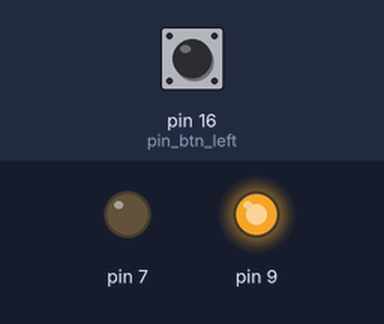
A sketch run on a simulated Arduino Uno, built with avr-gcc and run on an emulated ATmega328P. Parts: output pins drawn as LEDs (lit = HIGH). The test bench sets the inputs (shaded band); at power-on: pin 16 (pin_btn_left) HIGH. Pins used as bus, display or sensor lines are not drawn; what the sketch prints to the serial monitor is not drawn.

Above: at 1.2 s.
1.3 s: pin 16 (pin_btn_left) pulled LOW for 0.15 s
Timing chart, 0 to 4.3 s (numbered marks = the images above; inputs shaded):
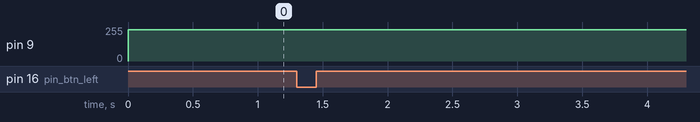

The sketch:

nescontroller.ino
```cpp
// (licence header left out)
// wukka
// Period of 300ms or 18 frames
// 5 on, 3 off
// 1000->500 84 STEP -3
// 500->1000 69 STEP 3
#include "config.h"
#include "video.h"
#include "nescontroller.h"

#ifdef BALLBLASTER_GAME
#error Please undefine BALLBLASTER_GAME in arduinocade/config.h
#endif

#ifndef u8
typedef unsigned char u8;
typedef unsigned char byte;
typedef unsigned short u16;
typedef unsigned short ushort;
typedef unsigned long u32;
#endif

#ifdef _use_gamepad_nes
 //NESpad nintendo = NESpad(pin_nes_strobe,pin_nes_clock,pin_nes_data);
 byte nes_state = 0;
 byte NESreadButtons(void);
 inline byte NESshiftin(void);
 inline void NESstrobe(void);
#endif

extern uint16_t v_underflow;

//#define FPS 60
#define FPS 60


#define HTILEOFFSET 2


class Nescontroller : public Game
{
    //byte _dotMap[32*24/8];      // TODO Bounds
    byte _dotMap[96];      // TODO Bounds
    ushort _dots;

    #define COLS 40
    VRowTiles _rows[4];
    uint8_t _buf[COLS*4];       // Could be trimmed down if need be

public:
    byte GetTile(int cx, int cy)
    {
        return pgm_read_byte(_map + cy*32 + cx);
    }


    virtual void init()
    {
        memset(_buf,1,sizeof(_buf));
        //  Init dots from rom
        byte* map = _dotMap;
        _dots = 0;
        memset(_dotMap,0,sizeof(_dotMap));
/*        for (int i = 0; i < 32*24; i++) {
            byte t = pgm_read_byte(_map + i);
            if (t == DOT || t == PILL) {
                map[i>>3] |= (0x80 >> (i&7));
                _dots++;
            }
        }*/
    }


    //
    virtual uint8_t get_tile(uint8_t x, uint8_t y)
    {
        if (x < HTILEOFFSET)
            return 1;
        x -= HTILEOFFSET;
       //     return ((x+y)& 1) + 1;

        int i = y*32+x;
        uint8_t t = pgm_read_byte(_map + i);
        /*if (t == DOT || t == PILL)
        {
            if (!(_dotMap[i >> 3] & (0x80 >> (i&7))))
                t = 1;
        }*/
        return t;
    }

//  Draw playfield by inserting 1 row at a time.
//  Rows are quad buffered

    virtual void step()
    {
     nes_state = NESreadButtons();
    }

    virtual void draw()
    {
        // Wait for blanking
        // Normally don't need to if stepping frame took long enough
        // Init tile line buffers
        for (uint8_t r = 0; r < 4; r++)
        {
            VRowTiles* row = _rows + r; // 4 bufs
            row->row.mode = VMODE_TILES;
            row->rom_font = _tiles;
            row->rom_font_count = sizeof(_tiles)/16;
            row->tiles = _buf + r*COLS;
            row->v_scroll = 0;
        }

        // Draw
        for (uint8_t r = 0; r < 24; r++)
        {
            VRowTiles* row = _rows + (r&3);             // 2 bufs
            while (video_queue_count() == 4)
              ;
            row->row.y = (r << 3) + 7;
            for (uint8_t x = 0; x < 32; x++)
            {
//              row->tiles[x] = 1; //esmeralda
                row->tiles[x] = get_tile(x,r);
            }

            row->tiles[32] = 0;


             if (r==12){
               if (nes_state & NES_UP)
                row->tiles[9] = 57;
             }
             else{
              if (r==13){
               if (nes_state & NES_LEFT)
                row->tiles[8] = 57;
               if (nes_state & NES_RIGHT)
                row->tiles[10] = 57;
              }
              else{
               if (r==14){
                if (nes_state & NES_DOWN)
                 row->tiles[9] = 57;
                if (nes_state & NES_SELECT)
                 row->tiles[13] = 57;
                if (nes_state & NES_START)
                 row->tiles[15] = 57;
                if (nes_state & NES_B)
                 row->tiles[18] = 57;
                if (nes_state & NES_A)
                 row->tiles[20] = 57;
               }
              }
             }

            // Patch special lines
/*            switch (r) {
                case 0:
//                    for (uint8_t x = 2; x < 10; x++)
//                        row->tiles[x] = _scoreStr[x-2];   // SCORE
                    break;
                case 13:
//                    if (_state == ReadyState)
//                        for (uint8_t x = 15; x < 21; x++)
//                            row->tiles[x] = x + 58-15;   // READY
                    break;
                case 23:
//                    for (uint8_t x = 0; x < 5; x++)
//                        row->tiles[x+3] = (x < _lives) ? 20:1;    // REMAINING LIVES
                    break;

            }*/
//            row->ram_font = sprite_draw(row->tiles,r);  // Render sprites for this row
            video_enqueue((VRow*)row);
        }

        // don't need to wait
    }

};

Nescontroller _nescontroller;
```

arduinocade.cpp
```cpp
// (licence header left out)
#include "config.h"

//==============================================================
//==============================================================

#ifdef _use_gamepad_nes
 inline void NESstrobe(void)
 {
  digitalWrite(pin_nes_strobe,HIGH);
  //delayMicroseconds(22); //12 ms in 28.6363 mhz = 1,78976875 = 21,477225 = 22 ms
  digitalWrite(pin_nes_strobe,LOW);
 }

 inline byte NESshiftin(void)
 {
  byte ret = digitalRead(pin_nes_data);
  //delayMicroseconds(22); //remove delay test
  digitalWrite(pin_nes_clock,HIGH);
  //delayMicroseconds(22);
  digitalWrite(pin_nes_clock,LOW);
  return ret;
 }

 byte NESreadButtons(void)
 {
  byte ret = 0;
  byte i;
  NESstrobe();
  for (i = 0; i < 8; i++) {
    ret |= NESshiftin() << i;
  }
  return ~ret;
 }
#endif

Game* _current_game = 0;
Game::Game()
{
    _current_game = this;
}

Game* current_game()   // TODO: Game member?
{
    return _current_game;
}

void setup()
{
   #ifdef _use_gamepad_atari
    pinMode(pin_btn_up,INPUT_PULLUP); //Joystick UP atari
    pinMode(pin_btn_down,INPUT_PULLUP); //Joystick DOWN atari
    pinMode(pin_btn_left,INPUT_PULLUP); //Joystick LEFT atari
    pinMode(pin_btn_right,INPUT_PULLUP); //Joystick RIGHT atari
    //pinMode(pin_btn_fire,INPUT_PULLUP); //Joystick FIRE atari
   #endif

   #ifdef _use_gamepad_nes
    pinMode(pin_nes_strobe,OUTPUT);
    pinMode(pin_nes_clock,OUTPUT);
    pinMode(pin_nes_data,INPUT_PULLUP);
    //NESstrobe();
   #endif

    _current_game->init();
    video_start();
}

//int _counter = 0;
void loop()
{
    _current_game->step();
    _current_game->draw();
    //_counter++;
}
```

ir_input.cpp
```cpp
// (licence header left out)
#include "config.h"

#ifdef _use_ir_original

uint8_t readKey();
void keyboardIREvent(uint8_t t, uint8_t v); // t is HSYNCH ticks, v is value

// IR Keyboard State
uint8_t _modifiers = 0;
uint8_t _keyDown = 0;
uint8_t _keyDownLast = 0;
uint8_t _keyUp = 0;

// shared
uint8_t _state = 0;
uint16_t _code = 0;

// maintain a real keystate
uint16_t _key16 = 0;
uint16_t _joy[2]= {0};
uint8_t _joy_timer[2] = {0};

extern uint8_t _dbg[4];  // Debug counters

//==========================================================
//==========================================================
// Crappy ebay remote
// NEC codes

PROGMEM
const uint8_t _remotez[] = {
    0xB2,0x2A,0x68, // power,source,mute
    0x32,0xA0,0x30, // record, up/ch+, timeshift
    0x50,0x02,0x78, // left/vol-,center/fullscreen,right/vol+
    0x48,0x40,0x38, // 0,down/ch-,recall
    0x90,0xB8,0xF8, // 1,2,3
    0xB0,0x98,0xD8, // 4,5,6
    0x88,0xA8,0xE8  // 7,8,9
};

//==========================================================
//==========================================================
// Apple remote NEC code

#ifdef APPLE_TV

// Silver apple remote, 7 Bit code
// should work with both silvers and white
#define APPLE_MENU 	0x40
#define APPLE_PLAY 	0x7A
#define APPLE_CENTER 	0x3A
#define APPLE_RIGHT 	0x60
#define APPLE_LEFT 	0x10
#define APPLE_UP 	0x50
#define APPLE_DOWN 	0x30

#define APPLE_RELEASE   0x20 // sent after menu and play?

//	generic repeat code
#define NEC_REPEAT	0xAAAA

/*
  9ms preamble ~142
  4.5ms 1 ~71 - start
  2.25ms ~35 - repeat

  32 bits
  0 – a 562.5µs/562.5µs   9ish wide
  1 – a 562.5µs/1.6875ms  27ish wide
*/

uint16_t* readJoy()
{
  if (_key16)
  {
    if (_key16 != NEC_REPEAT)
      _keyDown = (_key16 >> 8) & 0x7F;  // 7 bit code
    uint16_t k = 0;
    switch (_keyDown) {
        case APPLE_UP:     k = UP;     break;
        case APPLE_DOWN:   k = DOWN;   break;
        case APPLE_LEFT:   k = LEFT;   break;
        case APPLE_RIGHT:  k = RIGHT;  break;
        case APPLE_CENTER: k = FIRE;   break;
        case APPLE_MENU:   k = RESET;  break;
        case APPLE_PLAY:   k = SELECT; break;
    }
    _joy[0] = k;
    _joy_timer[0] = 8; // 108ms repeat period
    _key16 = 0;
  } else {
    // timeouts. In theory could support 2 remotes by rolling ID (play+menu)
    if (_joy_timer[0] && !--_joy_timer[0])
      _joy[0] = 0;
  }
  return _joy;
}

// NEC codes used by apple remote
void keyboardIREvent(uint8_t t, uint8_t v)
{
  if (!v) {
    if (t > 32)
      _state = 0;
  } else {
    if (t < 32)
    {
      _code <<= 1;
      if (t >= 12)
        _code |= 1;
      if (++_state == 32)
        _key16 = _code;    // Apple code in bits 14-8*
    } else {
       if (t > 32 && t < 40 && !_state)  // Repeat 2.25ms pulse 4.5ms start
          _key16 = NEC_REPEAT;
        _state = 0;
    }
  }
}

#endif

//==========================================================
//==========================================================
//  Atari Flashback 4 wireless controllers

#ifdef ATARI_FLASHBACK

// HSYNCH period is 44/315*455 or 63.55555..us
// 18 bit code 1.87khz clock
// 2.3ms zero preamble  // 36
// 0 is 0.27ms pulse    // 4
// 1 is 0.80ms pulse    // 13

// Keycodes...
// Leading bit is 1 for player 1 control..

#define PREAMBLE(_t) (_t >= 34 && _t <= 38)
#define SHORT(_t)    (_t >= 2 && _t <= 6)
#define LONG(_t)     (_t >= 11 && _t <= 15)

// Codes come in pairs 33ms apart
// Sequence repeats every 133ms
// bitmap is released if no code for 10 vbls (167ms) or 0x01 (p1) / 0x0F (p2)
// up to 12 button bits, 4 bits of csum/p1/p2 indication

// readJoy called 1 every loop ~60Hz
uint16_t* readJoy()
{
  uint8_t k = 0;
  if (_key16)
  {
    uint16_t m = _key16 >> 4;        // 12 bits of buttons
    uint8_t csum = _key16 & 0xF;     // csum+1 for p1, csum-1 for p2
    uint8_t s = m + (m >> 4) + (m >> 8);
    if (((s+1) & 0xF) == csum)
    {
      _joy[0] = m;
      _joy_timer[0] = 10;
    } else if (((s-1) & 0xF) == csum) {
      _joy[1] = m;
      _joy_timer[1] = 10;
    } //else bad checksum
    _key16 = 0;
  } else {
    // timeouts
    if (_joy_timer[0] && !--_joy_timer[0])
      _joy[0] = 0;
    if (_joy_timer[1] && !--_joy_timer[1])
      _joy[1] = 0;
  }
  return _joy;
}

void keyboardIREvent(uint8_t t, uint8_t v)
{
  if (_state == 0)
  {
    if (PREAMBLE(t) && (v == 0))  // long 0, rising edge of start bit
    {
      _state = 1;
    }
  }
  else
  {
    if (v)
    {
      _code <<= 1;
      if (LONG(t))
      {
        _code |= 1;
      }
      else if (!SHORT(t))
      {
        _state = 0;  // framing error
        return;
      }

      if (++_state == 19)
      {
        _key16 = _code;
        _state = 0;
      }
    }
    else
    {
      if (!SHORT(t))
        _state = 0;  // Framing err
    }
  }
}

#endif


//==========================================================
//==========================================================
// RETCON controllers
// 75ms keyboard repeat
// Preamble is 0.80ms low, 0.5 high
// Low: 0.57ms=0,0.27,s=1, high 0.37
// 16 bits
// Preamble = 800,500/63.55555 ~ 12.6,7.87
// LOW0 = 8.97
// LOW1 = 4.25
// HIGH = 5.82

#ifdef RETCON

// number of 63.55555 cycles per bit
#define PREAMBLE_L(_t) (_t >= 12 && _t <= 14) // 12/13/14 preamble
#define PREAMBLE_H(_t) (_t >= 6 && _t <= 10)  // 8
#define LOW_0(_t)     (_t >= 8 && _t <= 10)   // 8/9/10
#define LOW_1(_t)     (_t >= 4 && _t <= 6)    // 4/5/6

__attribute__((section(".progmem.data")))
const uint16_t _jmap[] = {
  0x0400, UP,
  0x0200, DOWN,
  0x0100, LEFT,
  0x0080, RIGHT,

  0x1000, SELECT,
  0x0800, RESET, // menu

  0x0020, FIRE_X,
  0x0040, FIRE_Y,
  0x0002, FIRE_Z,

  0x2000, FIRE_A,
  0x4000, FIRE_B,
  0x0008, FIRE_C,
};

uint16_t* readJoy()
{
  if (_key16)
  {
    uint16_t m = 0;
    const uint16_t* jmap = _jmap;
    int16_t i = 12;
    while (i--)
    {
      if (pgm_read_word(jmap) & _key16)
         m |= pgm_read_word(jmap+1);
      jmap += 2;
    }
    _key16 = 0;
    if (_key16 & 0x8000)  // p2
    {
      _joy[1] = m;
      _joy_timer[1] = 6;
    } else {
      _joy[0] = m;
      _joy_timer[0] = 6;
    }
  } else {
    // timeouts
    if (_joy_timer[0] && !--_joy_timer[0])
      _joy[0] = 0;
    if (_joy_timer[1] && !--_joy_timer[1])
      _joy[1] = 0;
  }
  return _joy;
}

void keyboardIREvent(uint8_t t, uint8_t v)
{
  if (_state == 0)
  {
    if (v == 0)  {   // start bit
      if (PREAMBLE_L(t))
        _state = 1;
      else
         _dbg[0]++;  // framing error
    }
  }
  else
  {
    if (!v)
    {
      _code <<= 1;
      if (LOW_1(t))
        _code |= 1;
      if (_state++ == 16)
      {
        _key16 = _code;
        _dbg[1]++;  // count (repeat rate)
        _dbg[2] = _code >> 8;
        _dbg[3] = _code;
        _state = 0;
      }
    }
  }
}

#endif


//==========================================================
//==========================================================
//  Webtv keyboard
#if WEBTV_KEYBOARD

#define BAUDB   12  // Width of uart bit in HSYNCH
#define PREAMBLE(_t) (_t >= 36 && _t <= 40)   // 3.25 baud
#define SHORTBIT(_t) (_t >= 9 && _t <= 13)     // 1.5ms ish

#define MAX_KEY_REPEAT 8         // ~130ms in vbi
extern uint8_t v_vbicountdown;   // Some of these keyboards seem to have a very fast key repeat

// missing some keys, plenty for zork
__attribute__((section(".progmem.data")))
const prog_char _keymap[]  =
{
  // keys
  0x00,0x00,0x62,0x00,0x00,0x1D,0x00,0x00,0x00,0x1E,0x00,0x2F,0x00,0x1F,0x20,0x6E,
  0x60,0x00,0x35,0x00,0x00,0x00,0x00,0x3D,0x00,0x00,0x00,0x2D,0x00,0x00,0x00,0x36,
  0x00,0x00,0x76,0x2E,0x63,0x00,0x00,0x2C,0x78,0x00,0x00,0x00,0x7A,0x00,0x0A,0x6D,
  0x00,0x00,0x66,0x6C,0x64,0x00,0x00,0x6B,0x73,0x00,0x00,0x3B,0x61,0x00,0x5C,0x6A,
  0x00,0x00,0x74,0x00,0x00,0x00,0x00,0x5D,0x00,0x00,0x00,0x5B,0x09,0x00,0x08,0x79,
  0x00,0x00,0x34,0x39,0x33,0x00,0x00,0x38,0x32,0x00,0x00,0x30,0x31,0x00,0x00,0x37,
  0x00,0x00,0x67,0x00,0x00,0x00,0x00,0x00,0x00,0x1C,0x00,0x27,0x00,0x00,0x00,0x68,
  0x00,0x00,0x72,0x6F,0x65,0x00,0x00,0x69,0x77,0x00,0x00,0x70,0x71,0x00,0x00,0x75,
  // shifted
  0x00,0x00,0x42,0x00,0x00,0x1D,0x00,0x00,0x00,0x1E,0x00,0x3F,0x00,0x1F,0x20,0x4E,
  0x7E,0x00,0x25,0x00,0x00,0x00,0x00,0x2B,0x00,0x00,0x00,0x5F,0x00,0x00,0x00,0x5E,
  0x00,0x00,0x56,0x3E,0x43,0x00,0x00,0x3C,0x58,0x00,0x00,0x00,0x5A,0x00,0x0A,0x4D,
  0x00,0x00,0x46,0x4C,0x44,0x00,0x00,0x4B,0x53,0x00,0x00,0x3A,0x41,0x00,0x7C,0x4A,
  0x00,0x00,0x54,0x00,0x00,0x00,0x00,0x7D,0x00,0x00,0x00,0x7B,0x09,0x00,0x08,0x59,
  0x00,0x00,0x24,0x28,0x23,0x00,0x00,0x2A,0x40,0x00,0x00,0x29,0x21,0x00,0x00,0x26,
  0x00,0x00,0x47,0x00,0x00,0x00,0x00,0x00,0x00,0x1C,0x00,0x22,0x00,0x00,0x00,0x48,
  0x00,0x00,0x52,0x4F,0x45,0x00,0x00,0x49,0x57,0x00,0x00,0x50,0x51,0x00,0x00,0x55,
};

#define KEYDOWN     0x4A
#define KEYUP       0x5E
#define SHIFT_LEFT  0x8C
#define SHIFT_RIGHT 0x4C

//
uint8_t ps2_read_key();

uint8_t readKey()
{
  uint8_t k;
  k = ps2_read_key();
  if (k)
    return k;

  k = _keyUp;
  if (k) {
    _keyUp = 0;
    switch (k) {
      case SHIFT_LEFT:
      case SHIFT_RIGHT:
        _modifiers &= ~0x80;
        break;
    }
  }

  k = _keyDown;
  if (k)
  {
    _keyDown = 0;
    _keyDownLast = k;
    switch (k) {
      case SHIFT_LEFT:
      case SHIFT_RIGHT:
        _modifiers |= 0x80;
        return 0;
    }
    // Check Parity
    uint8_t c;
    uint8_t v = k;
    for (c = 0; v; c++)
      v &= v-1;
    if (c & 1)
    {
      k = pgm_read_byte(_keymap + _modifiers + (((uint8_t)k) >> 1));
      return k;
    }
  }
  return 0;
}

// WebTV UART like keyboard protocol
// 3.25 bit 0 start preamble the 19 bits
// 10 bit code for keyup,keydown, all keys released etc
// 8 bit keycode
// parity bit.
void keyboardIREvent(uint8_t t, uint8_t v)
{
  if (_state == 0)
  {
    if (PREAMBLE(t) && (v == 0))  // long 0, rising edge of start bit
      _state = 1;
  }
  else if (_state == 1)
  {
    _state = (SHORTBIT(t) && (v == 1)) ? 2 : 0;
  }
  else
  {
      t += BAUDB>>1;
      uint8_t bits = _state-2;
      while ((t > BAUDB) && (bits < 16))
      {
          t -= BAUDB;
          _code = (_code << 1) | v;
          bits++;
      }
      if (bits == 16)
      {
        v = t <= BAUDB;
        uint8_t md = _code >> 8;
        _code |= v;   // Low bit is parity
        if (md == KEYDOWN)
        {
          if ((_keyDownLast != (uint8_t)_code) || (v_vbicountdown == 0)) // Limit key repeat rate
          {
            _keyDown = _code;
            v_vbicountdown = MAX_KEY_REPEAT;
          } else {
            v_vbicountdown = 0;
          }
        }
        else if (md == KEYUP)
        {
          _keyUp = _code;
        }
        _state = 0;
        return;
      }
      _state = bits+2;
    }
}
#endif

#endif
```

sprites.h
```cpp
#define MAX_SPRITE_X 160
#define MAX_SPRITE_Y 192
#define MAX_RAM_TILES  64  // Bigger (32,64) if you have lots of sprites
                           // 10 for pacman (5 sprites misaligned on 1 axis = 10)
//==============================================================
//==============================================================
//  Sprites
//  Ring buffer of composited sprite tiles

void sprite_init(const uint8_t* font, uint8_t font_count);
uint8_t* sprite_get_tile(uint8_t col, uint8_t row);
bool sprite_add(const uint8_t* data, short x, short y, uint8_t clipy = MAX_SPRITE_Y);
uint8_t* sprite_draw(uint8_t* line, uint8_t row);
```

Source omitted: music.cpp (8527 bytes), music.h (1894 bytes), music_tables.h (data table, 12525 bytes), nescontroller.h (data table, 8650 bytes), ps2_keyboard.cpp (4999 bytes), sprites.cpp (6103 bytes), video.cpp (16239 bytes), video.h (2211 bytes), config.h (3126 bytes)
